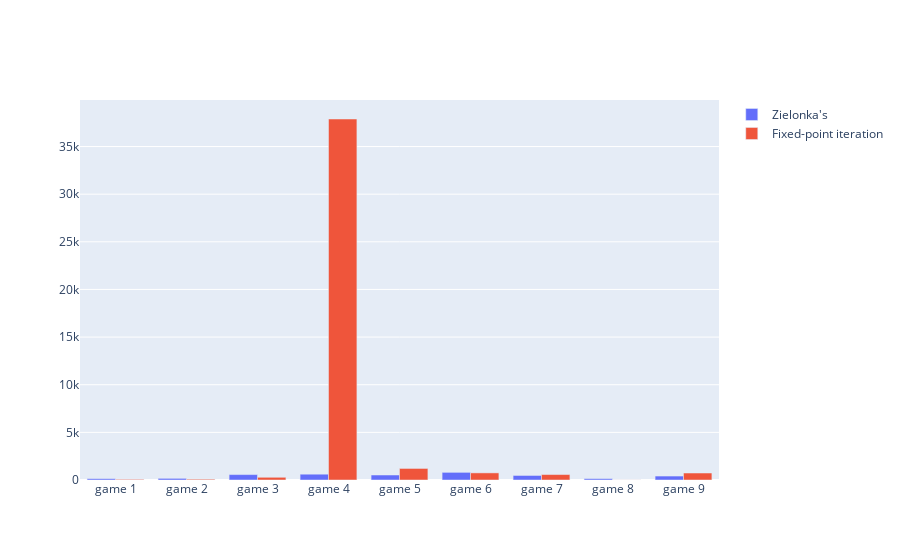

The code cell stored with this chart in its notebook:
### Code cell
plot_running_times(
    ['Zielonka\'s','Fixed-point iteration'],
    [
        "/home/sjef/AfstudeerRepo/implementation/testsuite/data/singles/csvs/clean_minepump_zlnk.data.csv",
        "/home/sjef/AfstudeerRepo/implementation/testsuite/data/singles/csvs/clean_minepump_MBR.data.csv"
    ],0)

### Figure 1 — Plotly figure (JSON) as saved in the notebook; plotly's stock layout.template omitted (floating-point values rounded to 4 significant figures)
{"data": [{"name": "Zielonka's", "type": "bar", "x": ["game 1", "game 2", "game 3", "game 4", "game 5", "game 6", "game 7", "game 8", "game 9"], "y": [138.8, 170.8, 569.0, 608.8, 525.3, 803.0, 476.6, 141.7, 414.9]}, {"name": "Fixed-point iteration", "type": "bar", "x": ["game 1", "game 2", "game 3", "game 4", "game 5", "game 6", "game 7", "game 8", "game 9"], "y": [66.24, 82.12, 284.6, 37890.0, 1213.0, 746.5, 572.5, 7.195, 732.3]}], "layout": {"barmode": "group", "title": {"text": ""}}}
